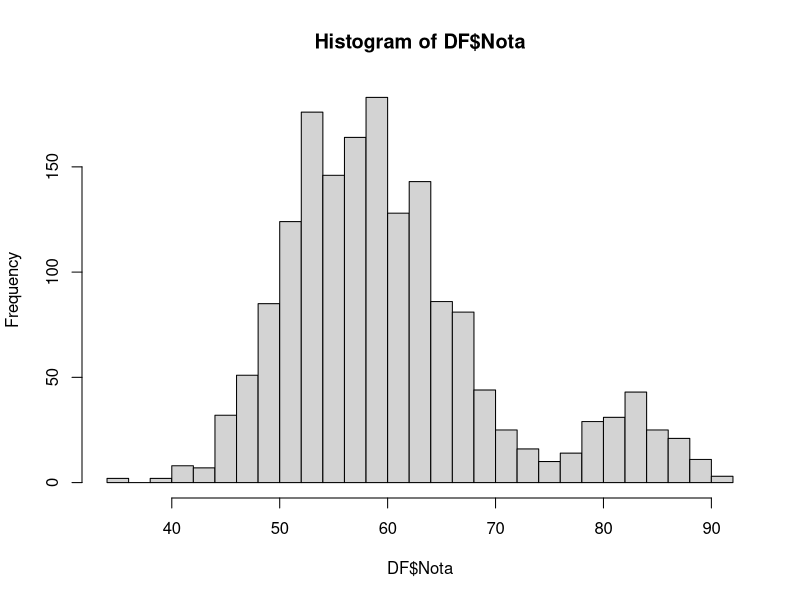
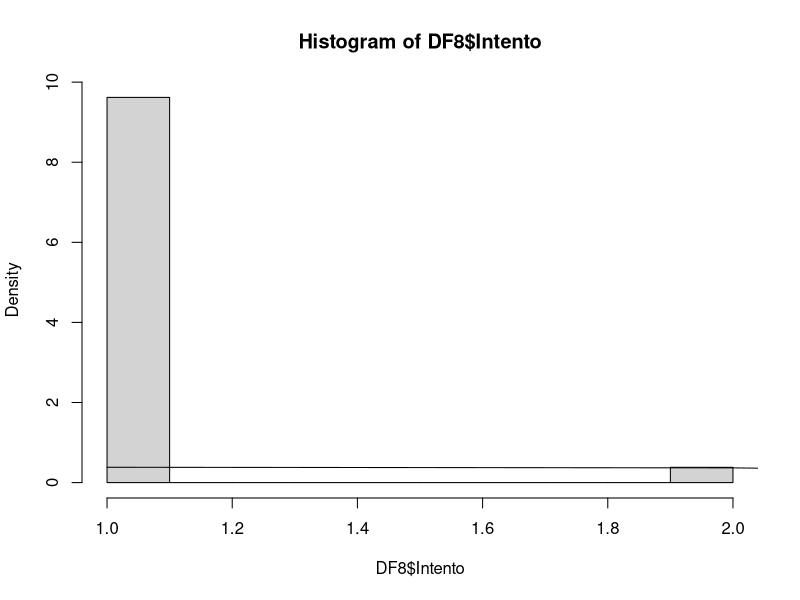
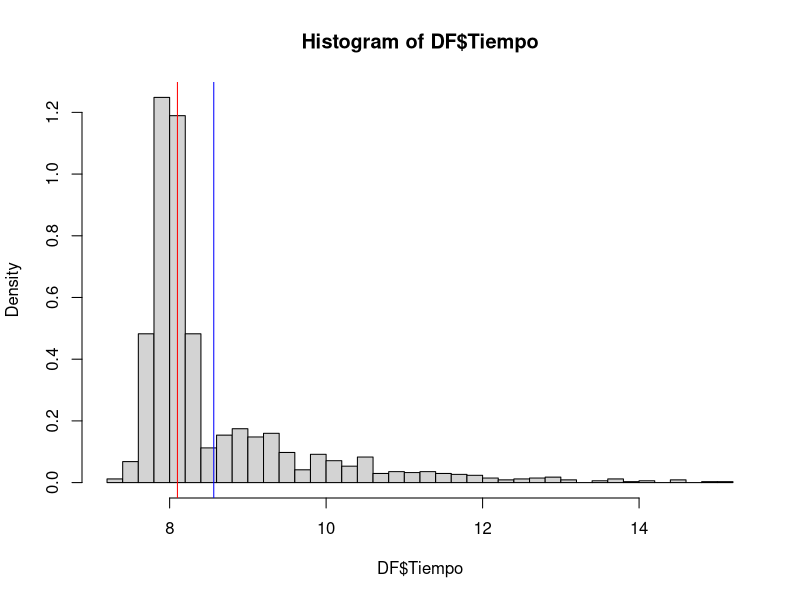
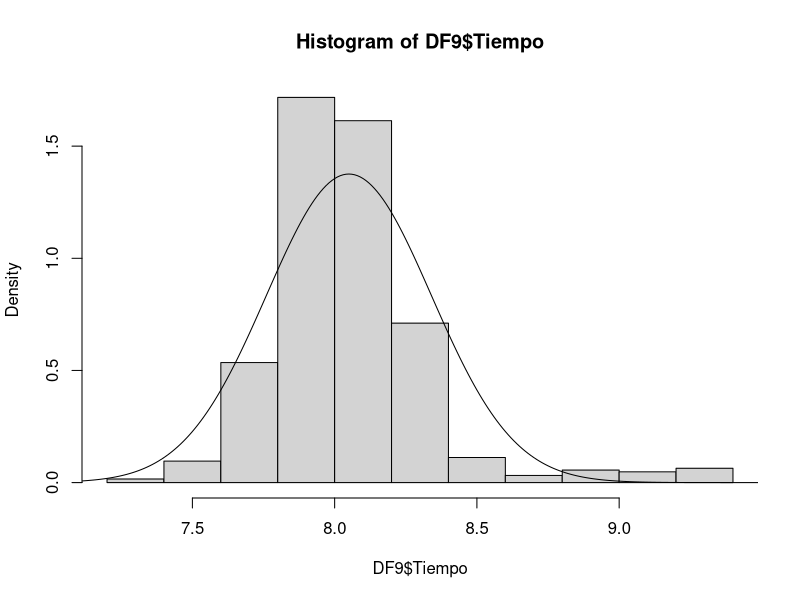
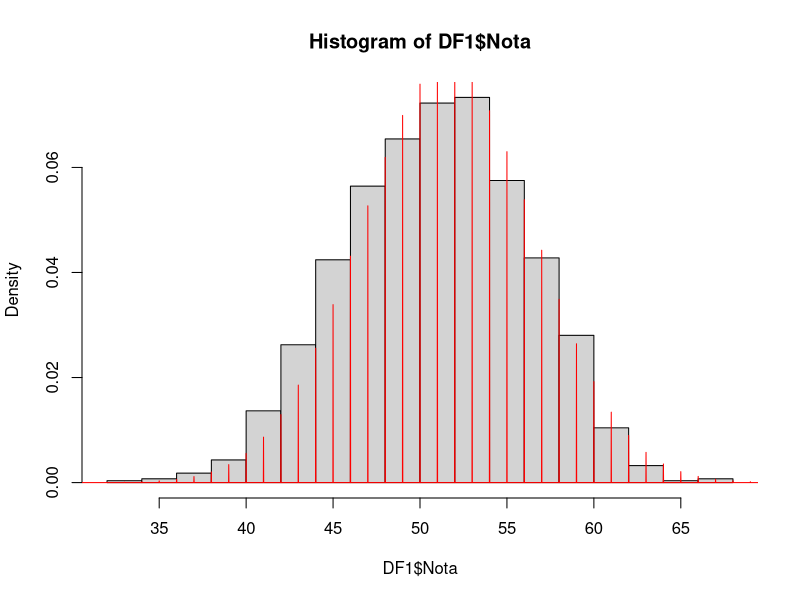
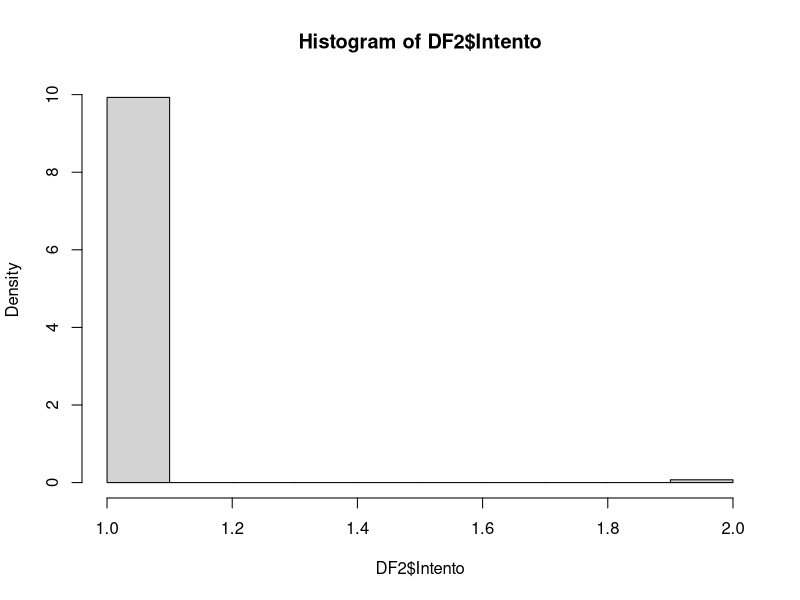
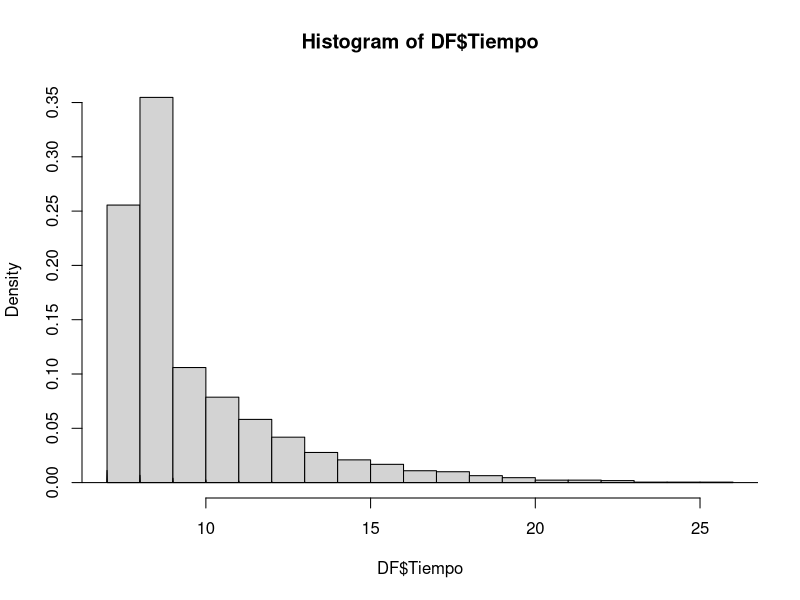

Source code (R) for these figures, in order:
## ---- chunk 1
library(readr)
library(dplyr)
## ---- chunk 2
r <- function(x){
  return(round(x, digits = 2))
}
## ---- chunk 3
DF <- read_csv('DFB.csv')
DF
## ---- chunk 4
p1 <- 6*5*4
p2 <- 6*5*4*3*2

N <- 6
M <- 3
n <- 3

r(dhyper(3, N, N-M, N))
## ---- chunk 5
DF %>% filter(Tipo == 'B') -> DF2
## ---- chunk 6
p <- mean(DF2$Nota)
p/100 -> p
p

#valor esperado
100*p

#desviación
r(sqrt(100*p*(1-p)))
## ---- chunk 7
DF %>% filter(Tipo == 'A' & Nota >= 55) -> DF3
DF %>% filter(Tipo == 'A') -> DF4

# Jalar
p1 <- nrow(DF3)/nrow(DF)

p2 <- nrow(DF4)/nrow(DF)

p1 - p2

#Mención destacada
DF %>% filter(Tipo == 'A' & Nota > 75) -> DF5

r(nrow(DF5)/nrow(DF4))
## ---- chunk 8
# Exactamente 75 pts
DF %>% filter(Nota == 75) -> DF6
prob_75 <- nrow(DF6)/nrow(DF)
r(prob_75)

# Bayes
DF %>% filter(Nota == 75 & Tipo == 'A') -> DF7
p_A_itersec_75 <- nrow(DF7)/nrow(DF)

p_A_itersec_75/prob_75

## ---- chunk 9
summary(DF$Nota)
## ---- chunk 10
hist(DF$Nota, breaks=30)
mean(DF$Nota)
## ---- chunk 11
DF %>% filter(Nota>= 55) %>% select(Nota) %>% count()/nrow(DF)
## ---- chunk 12
DF %>% filter(Tipo == 'B' & Nota >= 55) -> DF8
DF8
## ---- chunk 13
hist(DF8$Intento, prob=TRUE)
lines(dpois(0:2, 0.96))

# media teórica
r(1/0.96)

# promedio empírico
r(mean(DF8$Intento))
## ---- chunk 14
hist(DF$Tiempo, breaks = 30, prob=TRUE)

abline(v = mean(DF$Tiempo), col = 'blue')
abline(v = median(DF$Tiempo), col = 'red')
## ---- chunk 15
nrow(DF[DF$Tiempo >= 7.75 & DF$Tiempo <= 8, ])/nrow(DF)

## ---- chunk 16
DF %>% filter(Tipo == 'B') -> DF9
Xs <- seq(1, 100, by = 0.01)

hist(DF9$Tiempo, breaks=10, prob=TRUE)
lines(Xs, dnorm(Xs, 8.05, 0.29))
## ---- chunk 17
DF %>% filter(Tipo == 'A') -> DF10

p <- nrow(DF[DF$Tipo == 'A' & DF$Duracion < 1,])/nrow(DF10)

dbinom(1, 100, p)
## ---- chunk 18
DF <- read_csv('../DFC.csv')
## ---- chunk 19
DF %>% filter(Tipo == 'C') -> DF1
## ---- chunk 20
DF1 %>% filter(Nota >= 55) %>% select(Nota) %>% count()/nrow(DF1)
## ---- chunk 21
Xs <- seq(30,70, by = 0.01)

hist(DF1$Nota, breaks = 20, prob = TRUE)
lines(Xs, dbinom(Xs, 100, 0.5155), col = 'red')

## ---- chunk 22
r(DF1 %>% filter(Nota < 55) %>% select(Nota) %>% count()/nrow(DF1))

r(DF1 %>% filter(Nota >= 75) %>% select(Nota) %>% count()/nrow(DF1))

## ---- chunk 23
DF %>% filter(Nota >= 55) %>% select(Nota) %>% count()/nrow(DF)
## ---- chunk 24
DF %>% filter(Tipo == 'B') -> DF2
## ---- chunk 25
hist(DF2$Intento, prob = TRUE)
## ---- chunk 26
Xs <- seq(1, 100, by = 0.01)

hist(DF$Tiempo, breaks=20, prob=TRUE)
lines(Xs, dgeom(Xs,0.4))
